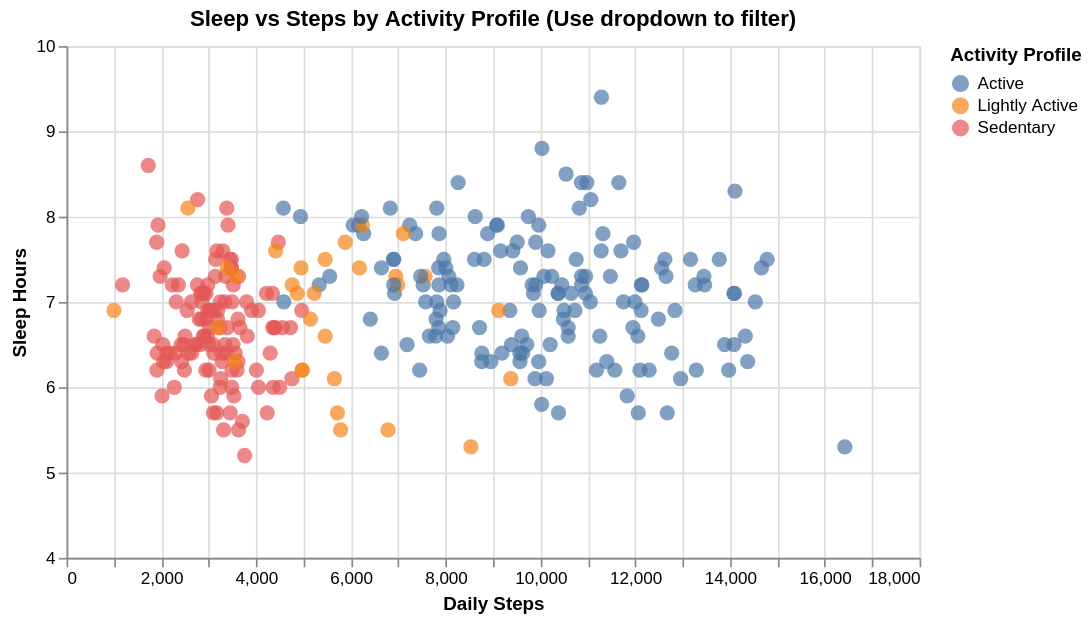

Source (Vega-Lite JSON):
### Vega-Lite specification from a JSON file in a GitHub repository (floating-point values rounded to 4 significant figures; data arrays with more than 128 entries replaced by an {"elided": "..."} marker saying what was removed)
{"config": {"view": {"continuousWidth": 300, "continuousHeight": 300}}, "data": {"name": "data-21611bff088e5eea04a0baeb3172656b"}, "mark": {"type": "circle", "opacity": 0.7, "size": 80}, "encoding": {"color": {"field": "activity_profile", "title": "Activity Profile", "type": "nominal"}, "tooltip": [{"field": "user_id", "type": "nominal"}, {"field": "steps_taken", "type": "quantitative"}, {"field": "sleep_hours", "type": "quantitative"}, {"field": "stress_level", "type": "quantitative"}, {"field": "activity_profile", "type": "nominal"}], "x": {"field": "steps_taken", "scale": {"zero": false}, "title": "Daily Steps", "type": "quantitative"}, "y": {"field": "sleep_hours", "scale": {"domain": [4, 10]}, "title": "Sleep Hours", "type": "quantitative"}}, "height": 300, "params": [{"name": "activity_filter", "bind": {"input": "select", "options": ["All", "Active", "Lightly Active", "Sedentary"], "name": "Activity Profile: "}, "value": "All"}], "title": "Sleep vs Steps by Activity Profile (Use dropdown to filter)", "transform": [{"filter": "if((activity_filter === 'All'),true,(datum.activity_profile === activity_filter))"}], "width": 500, "$schema": "https://vega.github.io/schema/vega-lite/v5.20.1.json", "datasets": {"data-21611bff088e5eea04a0baeb3172656b": {"elided": "300 records"}}}
